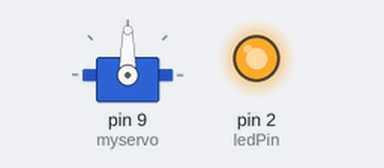
A sketch run on a simulated Arduino Uno, built with avr-gcc and run on an emulated ATmega328P. Shown: servo, output pins drawn as LEDs (lit = HIGH).

Above: at 0.05 s.
At 1.85 s:
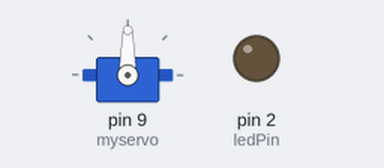
At 3.7 s:
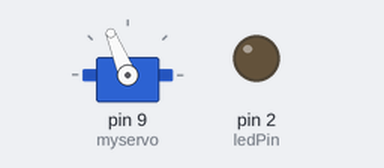
At 7.4 s:
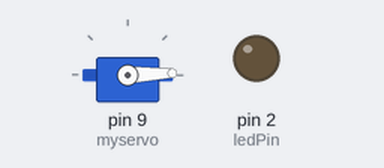
Timing chart, 0 to 9.7 s (numbered marks = the images above):
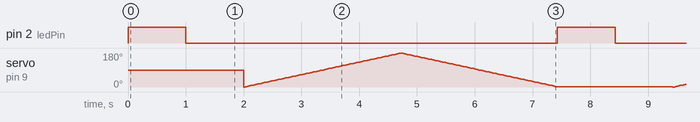

The sketch:

build_11_make_it_better.ino
```cpp
/*
  Blink
  Turns on an LED on for one second, then off for one second, repeatedly.
  The circuit:
 * LED connected from digital pin 13 to ground.
  * Note: On most Arduino boards, there is already an LED on the board
 connected to pin 13, so you don't need any extra components for this example.

 Created 1 June 2005
 By David Cuartielles
 http://arduino.cc/en/Tutorial/Blink
 based on an orginal by H. Barragan for the Wiring i/o board
 */
 #include <Servo.h>

Servo myservo;   // Relay connected to digital pin 2   <-----Change this to pin 2
int pos = 0;

int ledPin =  2;    // Relay connected to digital pin 2   <-----Change this to pin 2

// The setup() method runs once, when the sketch starts

void setup()   {
  // initialize the digital pin as an output:
  pinMode(ledPin, OUTPUT);
    myservo.attach(9);

}

// the loop() method runs over and over again,
// as long as the Arduino has power

void loop()
{
  digitalWrite(ledPin, HIGH);   // set the LED on
  delay(1000);                  // wait for a second
  digitalWrite(ledPin, LOW);    // set the LED off
  delay(1000);                  // wait for a second
    for(pos = 0; pos < 180; pos += 1)  // goes from 0 degrees to 180 degrees
  {                                  // in steps of 1 degree
    myservo.write(pos);              // tell servo to go to position in variable 'pos'
    delay(15);                       // waits 15ms for the servo to reach the position
  }
  for(pos = 180; pos>=1; pos-=1)     // goes from 180 degrees to 0 degrees
  {
    myservo.write(pos);              // tell servo to go to position in variable 'pos'
    delay(15);                       // waits 15ms for the servo to reach the position
  }
}
```

Measured:
- by itself, pin 2 (ledPin): alternates HIGH for 1.0 s and LOW for 6.4 s
